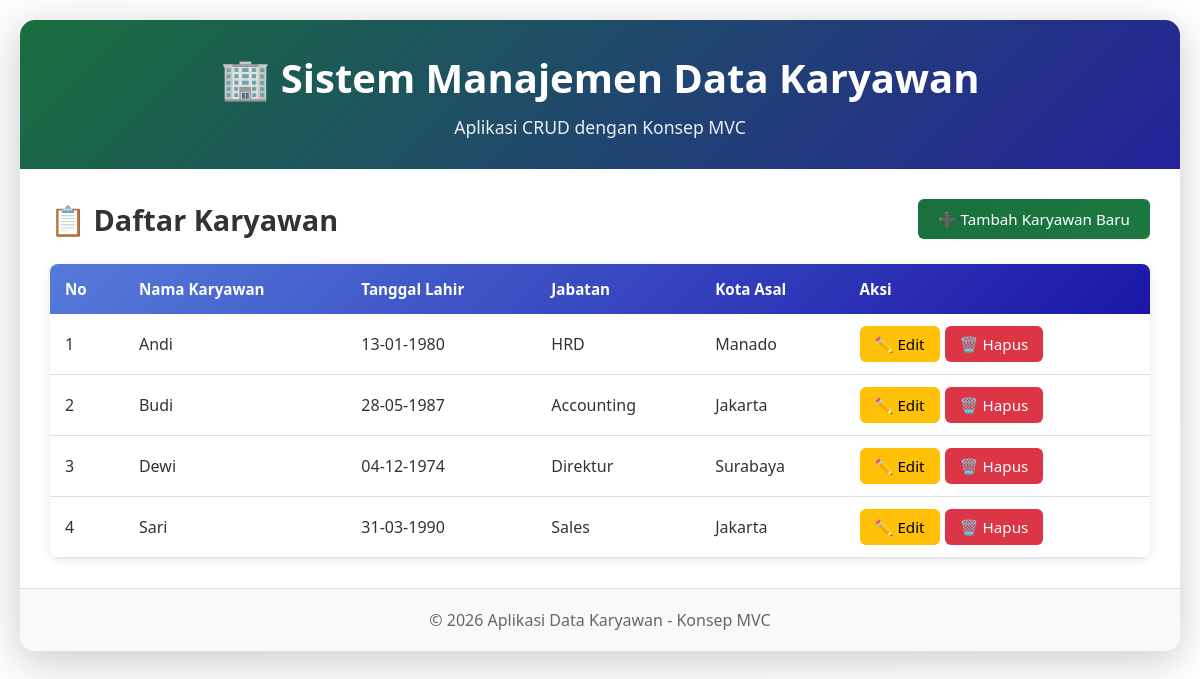
The page / on the database its author committed.
### tables this page shows
CREATE TABLE `tabel_karyawan` (
  `id` int NOT NULL AUTO_INCREMENT,
  `nama_karyawan` varchar(100) NOT NULL,
  `tanggal_lahir` date NOT NULL,
  `id_jabatan` int NOT NULL,
  `id_kota` int NOT NULL,
  PRIMARY KEY (`id`),
  KEY `id_jabatan` (`id_jabatan`),
  KEY `id_kota` (`id_kota`),
  CONSTRAINT `tabel_karyawan_ibfk_1` FOREIGN KEY (`id_jabatan`) REFERENCES `tabel_jabatan` (`id_jabatan`) ON DELETE RESTRICT ON UPDATE CASCADE,
  CONSTRAINT `tabel_karyawan_ibfk_2` FOREIGN KEY (`id_kota`) REFERENCES `tabel_kota` (`id_kota`) ON DELETE RESTRICT ON UPDATE CASCADE
);

CREATE TABLE `tabel_jabatan` (
  `id_jabatan` int NOT NULL AUTO_INCREMENT,
  `nama_jabatan` varchar(50) NOT NULL,
  PRIMARY KEY (`id_jabatan`),
  UNIQUE KEY `nama_jabatan` (`nama_jabatan`)
);

CREATE TABLE `tabel_kota` (
  `id_kota` int NOT NULL AUTO_INCREMENT,
  `nama_kota` varchar(50) NOT NULL,
  PRIMARY KEY (`id_kota`),
  UNIQUE KEY `nama_kota` (`nama_kota`)
);

### controllers/KaryawanController.php (called while the page is built, shortened)
<?php
require_once 'config/database.php';
require_once 'models/Karyawan.php';
class KaryawanController {
    private $karyawan;
    public function __construct() {
        $database = new Database();
        $this->db = $database->getConnection();
        $this->karyawan = new Karyawan($this->db);
    }
    public function index() {
        $stmt = $this->karyawan->readAll();
        include 'views/karyawan/index.php';
    }
}
?>

### config/database.php (called while the page is built, shortened)
<?php
class Database {
    private $host = "localhost";
    private $port = "3306";
    private $db_name = "db_karyawan";
    private $username = "root";
    private $password = "260503";
    public function getConnection() {
        $this->conn = null;
        try {
            $this->conn = new PDO(
                "mysql:host=" . $this->host . ";port=" . $this->port . ";dbname=" . $this->db_name,
                $this->username,
                $this->password
            );
            $this->conn->setAttribute(PDO::ATTR_ERRMODE, PDO::ERRMODE_EXCEPTION);
            $this->conn->exec("set names utf8");
        } catch(PDOException $exception) {
            echo "Connection error: " . $exception->getMessage();
        }
        return $this->conn;
    }
}
?>

### models/Karyawan.php (called while the page is built, shortened)
<?php
class Karyawan {
    private $conn;
    private $table_name = "tabel_karyawan";
    public function __construct($db) {
        $this->conn = $db;
    }
    public function readAll() {
        $query = "SELECT
                    k.id,
                    k.nama_karyawan,
                    k.tanggal_lahir,
                    j.nama_jabatan,
                    kt.nama_kota
                  FROM " . $this->table_name . " k
                  INNER JOIN tabel_jabatan j ON k.id_jabatan = j.id_jabatan
                  INNER JOIN tabel_kota kt ON k.id_kota = kt.id_kota
                  ORDER BY k.id ASC";
        $stmt = $this->conn->prepare($query);
        $stmt->execute();
        return $stmt;
    }
}
?>

### views/karyawan/index.php (the view, shortened to what this page needs)
<?php include 'views/layout/header.php'; ?>
<div class="content">
    <div class="header-section">
        <h2>📋 Daftar Karyawan</h2>
        <a href="index.php?action=create" class="btn btn-primary">➕ Tambah Karyawan Baru</a>
    </div>
    <table>
        <thead>
            <tr>
                <th>No</th>
                <th>Nama Karyawan</th>
                <th>Tanggal Lahir</th>
                <th>Jabatan</th>
                <th>Kota Asal</th>
                <th>Aksi</th>
            </tr>
        </thead>
        <tbody>
            <?php
            $no = 1;
            while ($row = $stmt->fetch(PDO::FETCH_ASSOC)) {
                extract($row);
                echo "<tr>";
                echo "<td>{$no}</td>";
                echo "<td>{$nama_karyawan}</td>";
                echo "<td>" . date('d-m-Y', strtotime($tanggal_lahir)) . "</td>";
                echo "<td>{$nama_jabatan}</td>";
                echo "<td>{$nama_kota}</td>";
                echo "<td class='action-buttons'>";
                echo "<a href='index.php?action=edit&id={$id}' class='btn btn-edit'>✏️ Edit</a>";
                echo "<a href='index.php?action=delete&id={$id}' class='btn btn-delete' onclick='return confirm(\"Yakin ingin menghapus data {$nama_karyawan}?\")'>🗑️ Hapus</a>";
                echo "</td>";
                echo "</tr>";
                $no++;
            }
            ?>
        </tbody>
    </table>
</div>
<?php include 'views/layout/footer.php'; ?>

### index.php (shortened to what this page needs)
<?php
require_once 'controllers/KaryawanController.php';
$controller = new KaryawanController();
$action = isset($_GET['action']) ? $_GET['action'] : 'index';
switch($action) {
    default:
        $controller->index();
        break;
}

### views/layout/header.php (shortened to what this page needs)
<!DOCTYPE html>
<html lang="id">
<head>
    <link rel="stylesheet" href="assets/css/style.css">
</head>
<body>
    <div class="container">
        <header>
            <h1>🏢 Sistem Manajemen Data Karyawan</h1>
            <p>Aplikasi CRUD dengan Konsep MVC</p>
        </header>

### views/layout/footer.php
<footer>
            <p>&copy; 2026 Aplikasi Data Karyawan - Konsep MVC</p>
        </footer>
    </div>
</body>
</html>

### assets/css/style.css (style rules this page uses)
* { margin: 0; padding: 0; box-sizing: border-box; }
body { font-family: 'Segoe UI', Tahoma, Geneva, Verdana, sans-serif; background: linear-gradient(135deg, #fcfcfc 0%, #ffffff 100%); min-height: 100vh; padding: 20px; }
.container { max-width: 1200px; margin: 0 auto; background: white; border-radius: 15px; box-shadow: 0 10px 40px rgba(0,0,0,0.2); overflow: hidden; }
header { background: linear-gradient(135deg, #196f3d 0%, #26229b 100%); color: white; padding: 30px; text-align: center; }
header h1 { font-size: 2.5em; margin-bottom: 10px; }
header p { font-size: 1.1em; opacity: 0.9; }
.content { padding: 30px; }
.header-section { display: flex; justify-content: space-between; align-items: center; margin-bottom: 25px; }
.header-section h2 { color: #333; font-size: 1.8em; }
table { width: 100%; border-collapse: collapse; background: white; box-shadow: 0 2px 10px rgba(0,0,0,0.1); border-radius: 8px; overflow: hidden; }
thead { background: linear-gradient(135deg, #557bda 0%, #1b16a7 100%); color: white; }
thead th { padding: 15px; text-align: left; font-weight: 600; font-size: 0.95em; }
tbody tr { border-bottom: 1px solid #e0e0e0; transition: background 0.3s; }
tbody td { padding: 12px 15px; color: #333; }
.btn { padding: 10px 20px; border: none; border-radius: 6px; cursor: pointer; text-decoration: none; display: inline-block; font-size: 0.95em; transition: all 0.3s; font-weight: 500; }
.btn-primary { background: linear-gradient(135deg, #196f3d 0%, #1c7942 100%); color: white; }
.btn-edit { background: #ffc107; color: #000; padding: 8px 15px; margin-right: 5px; }
.btn-delete { background: #dc3545; color: white; padding: 8px 15px; }
.action-buttons { white-space: nowrap; }
footer { background: #f8f9fa; padding: 20px; text-align: center; color: #666; border-top: 1px solid #e0e0e0; }

### rows shown on the page
tabel_karyawan: nama_karyawan "Andi", tanggal_lahir "13-01-1980", id_jabatan.nama_jabatan "HRD", id_kota.nama_kota "Manado"
tabel_karyawan: nama_karyawan "Budi", tanggal_lahir "28-05-1987", id_jabatan.nama_jabatan "Accounting", id_kota.nama_kota "Jakarta"
tabel_karyawan: nama_karyawan "Dewi", tanggal_lahir "04-12-1974", id_jabatan.nama_jabatan "Direktur", id_kota.nama_kota "Surabaya"
tabel_karyawan: nama_karyawan "Sari", tanggal_lahir "31-03-1990", id_jabatan.nama_jabatan "Sales", id_kota.nama_kota "Jakarta"
